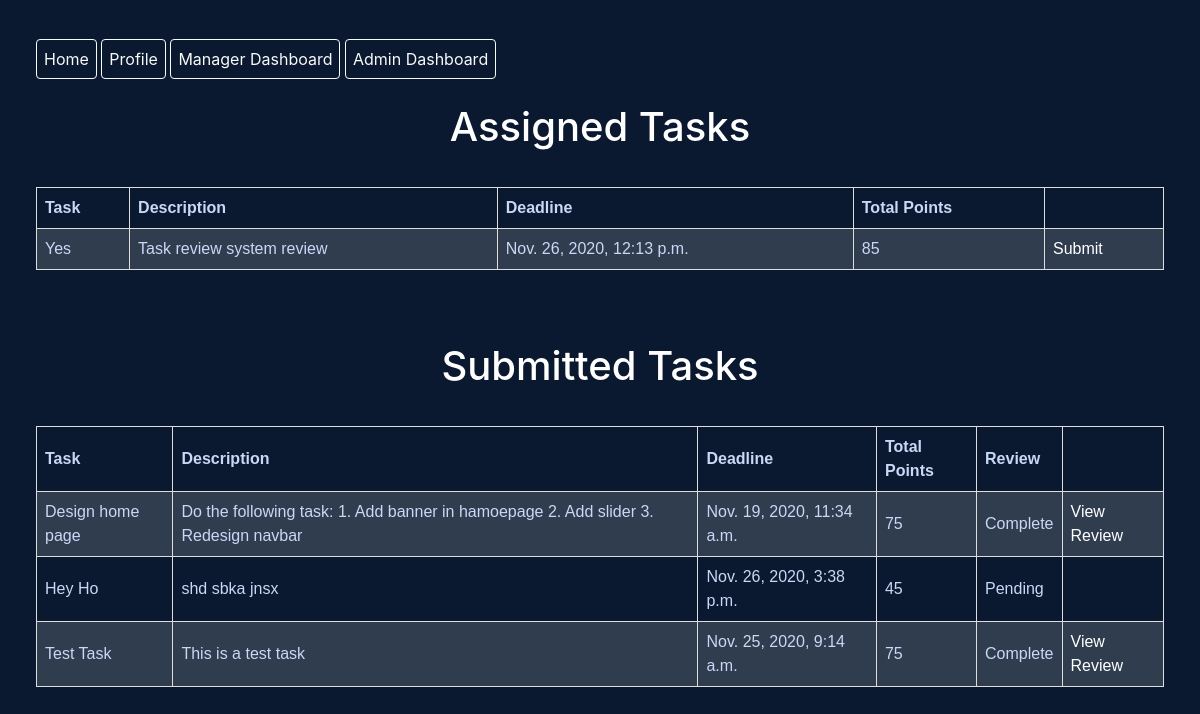
The app's page / (signed in), older data.
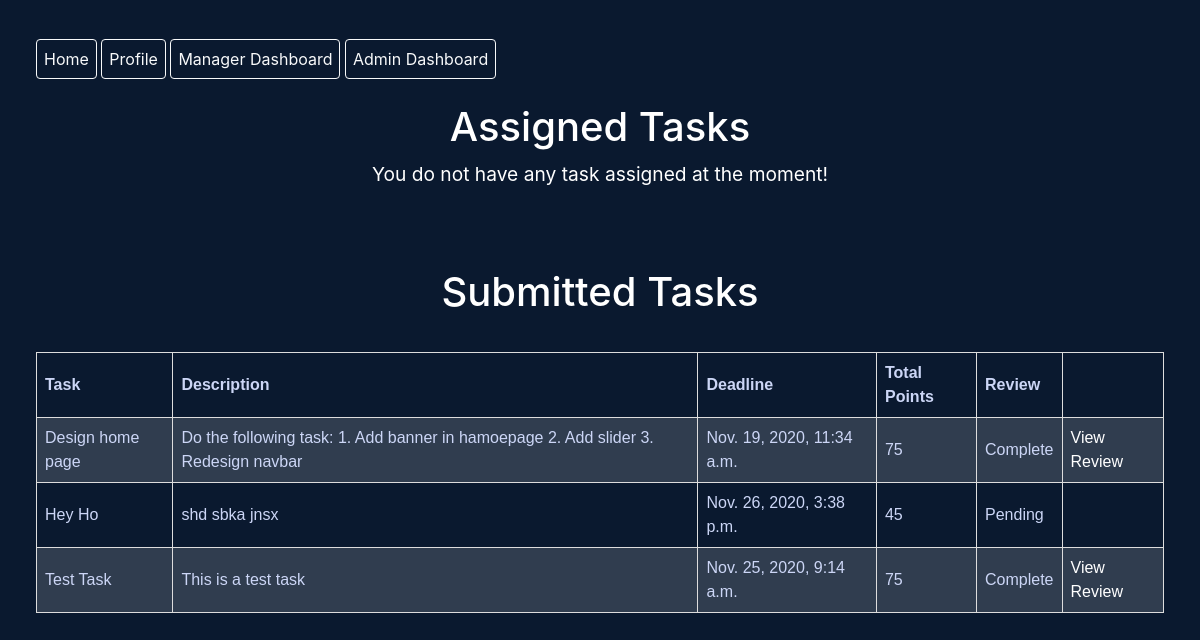
The same page, newer data.
### createMode/models.py (models this page shows, shortened)
class Task(models.Model):
	title = models.CharField(max_length=240)
	description = models.TextField()
	total_points = models.PositiveIntegerField(validators=[MinValueValidator(10), MaxValueValidator(100)])
	department = models.ForeignKey(Department, on_delete=models.CASCADE)
	deadline = models.DateTimeField()
	assigned_to = models.ForeignKey(User, on_delete=models.SET_NULL, blank=True, null=True, related_name='assigned_to_user')
	created_by = models.ForeignKey(User, on_delete=models.SET_NULL, blank=True, null=True, related_name='created_by_user')
	created_at = models.DateTimeField(auto_now_add=True)
	submitted = models.BooleanField(default=False)
	reviewed = models.BooleanField(default=False)
	review_id = models.PositiveIntegerField(blank=True, null=True)
	is_accepted = models.BooleanField(default=False)
	is_rejected = models.BooleanField(default=False)

### core/views.py (the view)
# urls.py: path('', adminIndex.as_view(), name='admin-index'),
@login_required(login_url='/login')
def index(request):
	EPIRecord = EmployeePersonalInfo.objects.filter(user= request.user)
	if not EPIRecord:
		messages.info(request, f'Please update your personal information.')
		return redirect('core:add-personal-info')
	EEIRecord = EmployeeEducationInfo.objects.filter(user= request.user)
	if not EEIRecord:
		messages.info(request, f'Please update your educational information.')
		return redirect('core:add-education-info')
	EExIRecord = EmployeeExperienceInfo.objects.filter(user= request.user)
	if not EExIRecord:
		messages.info(request, f'Please update your experience information.')
		return redirect('core:add-experience-info')
	isManager = False
	EJI = EmployeeJobInfo.objects.filter(user = request.user)
	if EJI and EJI[0].isManager == True:
		isManager = True
	tasks = Task.objects.filter(assigned_to = request.user)
	context = {
		'assigned_tasks' : tasks.filter(submitted = False),
		'submitted_tasks' : tasks.filter(submitted = True),
		'isManager' : isManager,
	}
	return render(request, 'core/index.html', context)

### core/context_processors.py (called while the page is built)
def check_authorization(request):
	if request.user.is_superuser:
		user_is_admin = True
	else:
		user_is_admin = False
	if request.user.is_authenticated:
		user_is_authenticated = True
		jobinfo = EmployeeJobInfo.objects.filter(user = request.user)[0]
		if jobinfo and jobinfo.isManager == True:
			user_is_manager = True
		else:
			user_is_manager = False
	else:
		user_is_authenticated = False
		user_is_manager = False
	return {
		'user_is_authenticated' : user_is_authenticated,
		'user_is_admin': user_is_admin,
		'user_is_manager' : user_is_manager,
	}

### core/templates/core/index.html (shortened to what this page needs)
{% extends 'core/base.html' %}
{% load static %}
{% block content %}
	<div class="">
		<h1>Assigned Tasks</h1>
		{% if assigned_tasks %}
			<table>
				<tr>
					<th>Task</th>
					<th>Description</th>
					<th>Deadline</th>
					<th>Total Points</th>
					<th></th>
				</tr>
					{% for task in assigned_tasks %}
						<tr>
					    	<td>
					    		{{ task.title}}
					    	</a></td>
					    	<td> {{ task.description }}</td>
					    	<td>
								{{ task.deadline }}
					    	</td>
					    	<td>
					    		{{ task.total_points }}
					    	</td>
					    	<td>
					    		<a href="{% url 'createMode:submit-task' task.pk %}">Submit</a>
					    	</td>
					    </tr>
					{% endfor %}
			</table>
		{% else %}
			<h4 class='msg'> <small>You do not have any task assigned at the moment! </small></h4>
		{% endif %}
		<br><br><br>
		<h1>Submitted Tasks</h1>
		{% if submitted_tasks %}
			<table>
				<tr>
					<th>Task</th>
					<th>Description</th>
					<th>Deadline</th>
					<th>Total Points</th>
					<th>Review</th>
					<th></th>
				</tr>
					{% for task in submitted_tasks %}
						<tr>
					    	<td>
					    		{{ task.title}}
					    	</a></td>
					    	<td> {{ task.description }}</td>
					    	<td>
								{{ task.deadline }}
					    	</td>
					    	<td>
					    		{{ task.total_points }}
					    	</td>
					    	<td>
					    		{% if task.reviewed is True %}
					    			Complete
					    		{% else %}
					    			Pending
					    		{% endif %}
					    	</td>
					    	<td>
					    		{% if task.reviewed is True %}
					    			<a href="{% url 'core:task-review-details' task.review_id %}">
					    				View Review
					    			</a>
					    		{% endif %}
					    	</td>
					    </tr>
					{% endfor %}
			</table>
		{% else %}
			<h4 class='msg'> <small>You do not have any submitted task  at the moment! </small></h4>
		{% endif %}
		<br><br><br>
	</div>
{% endblock %}

Row changes from the older to the newer data that the page shows:
no longer on this page (row edited): Task: title "Yes", description "Task review system review", deadline "Nov. 26, 2020, 12:13 p.m.", total_points "85", shown under "Assigned Tasks"
Text that changed along with them:
text no longer shown: "Task Description Deadline Total Points"
text now shown: "You do not have any task assigned at the moment!"
